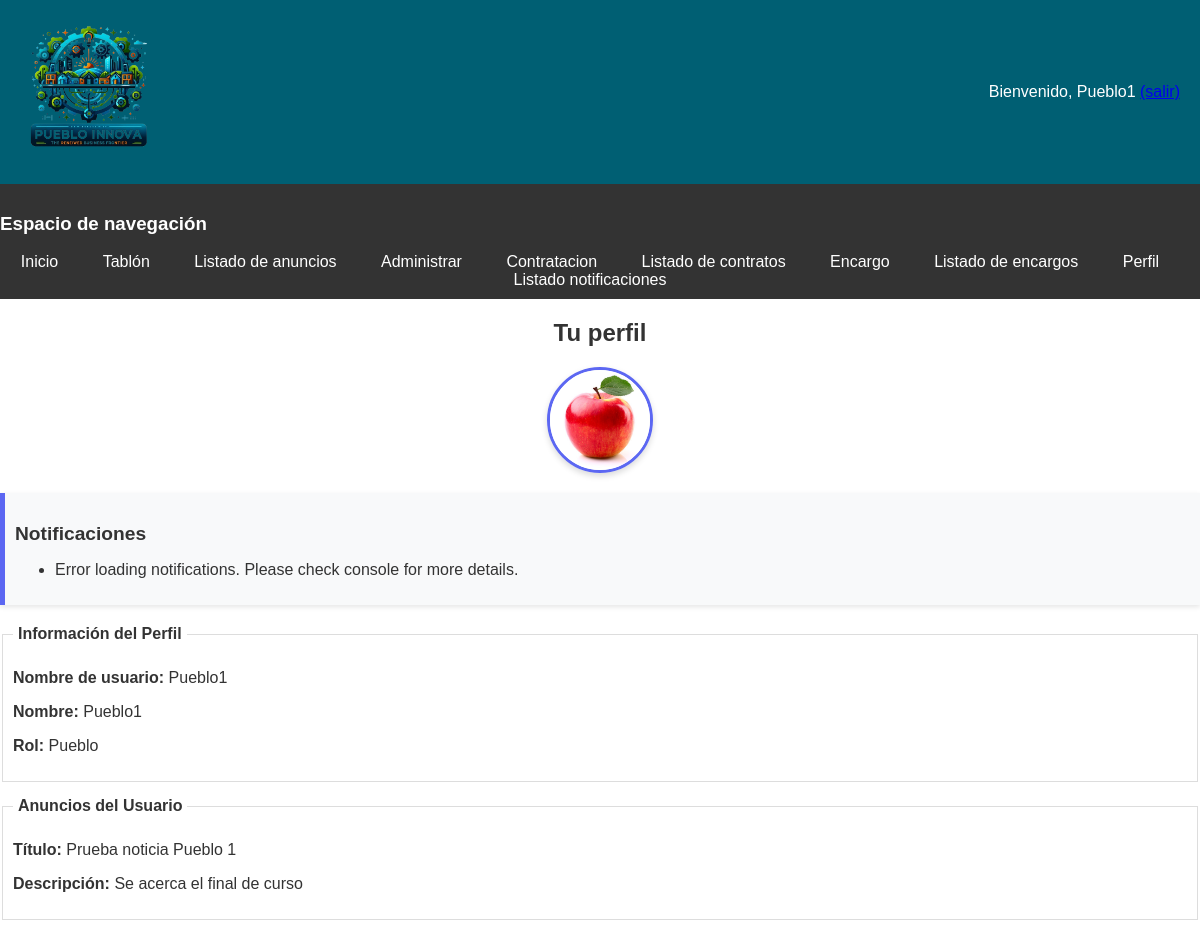
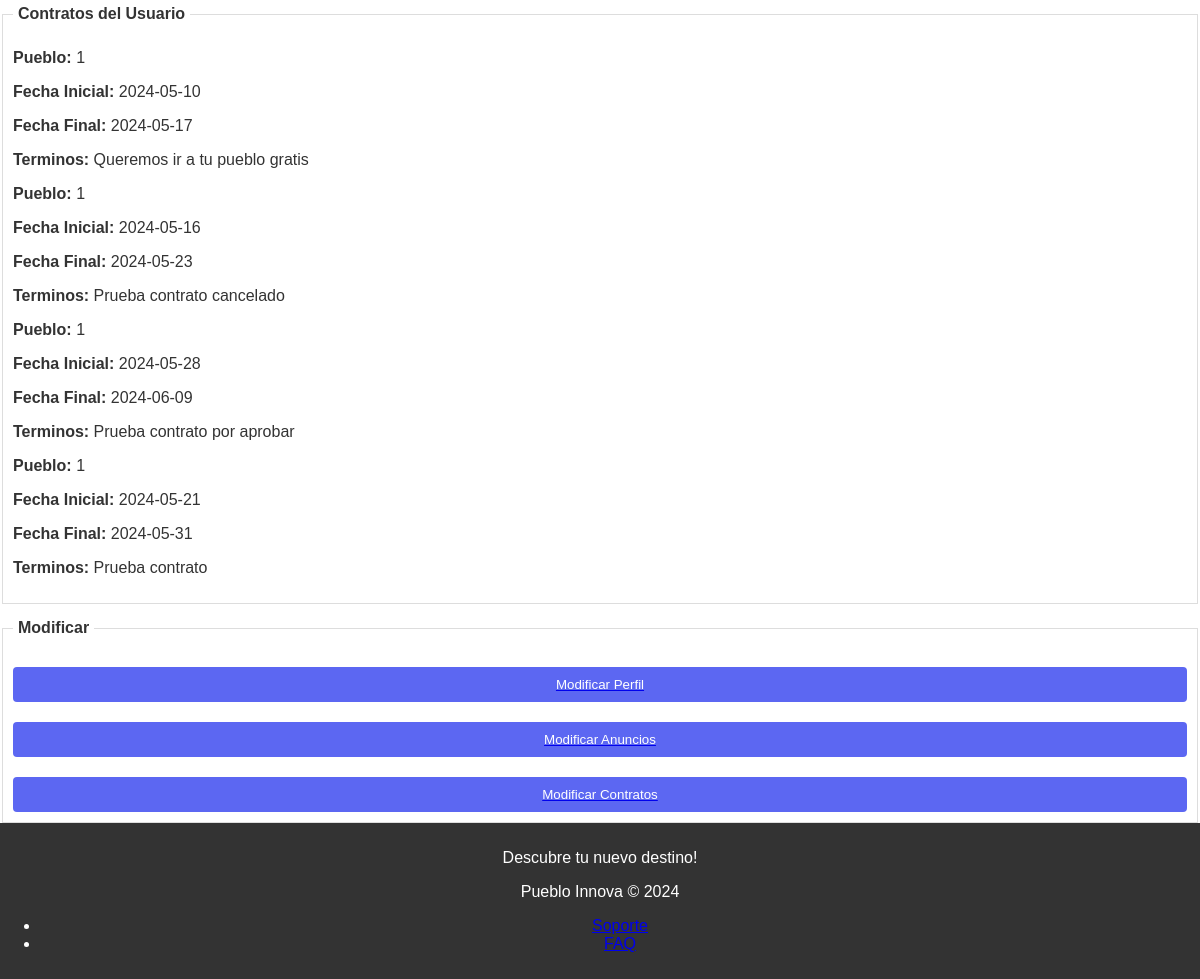
The app's page /perfil.php (signed in) with its own data (2 pictures, top to bottom).
### tables this page shows
CREATE TABLE `usuarios` (
  `id` int(11) NOT NULL,
  `nombreUsuario` varchar(30) NOT NULL,
  `password` varchar(70) NOT NULL,
  `nombre` varchar(50) NOT NULL,
  `rol` int(11) NOT NULL,
  `nombreImg` varchar(70) NOT NULL COMMENT 'Nombre la foto de perfil. Calcula la ruta en carpetas'
);

CREATE TABLE `anuncios` (
  `id` int(11) NOT NULL,
  `titulo` varchar(255) NOT NULL,
  `descripcion` text NOT NULL,
  `contacto` varchar(255) DEFAULT NULL,
  `fecha_publicacion` datetime NOT NULL DEFAULT current_timestamp(),
  `idAutor` int(11) NOT NULL,
  `anuncioImg` varchar(70) NOT NULL
);

CREATE TABLE `contratos` (
  `id` int(11) NOT NULL,
  `idEmpresa` int(11) NOT NULL,
  `idPueblo` int(11) NOT NULL,
  `fechaInicial` date NOT NULL,
  `fechaFinal` date NOT NULL,
  `terminos` varchar(256) NOT NULL,
  `estado` int(11) NOT NULL
);

### includes/clases/Usuario.php (called while the page is built, shortened)
<?php
class Usuario
{
    private $nombreUsuario;
    private $nombre;
    private $rol;
    private $nombreImg;
    private function __construct($nombreUsuario, $password, $nombre, $rol, $nombreImg, $id = null)
    {
        $this->nombreUsuario = $nombreUsuario;
        $this->nombre = $nombre;
        $this->rol = $rol;
        $this->nombreImg = $nombreImg;
    }
    public static function buscaPorId($idUsuario)
    {
        $conn = Aplicacion::getInstance()->getConexionBd();
        $query = sprintf("SELECT * FROM usuarios WHERE id=%d", $idUsuario);
        $rs = $conn->query($query);
        $result = false;
        if ($rs) {
            $fila = $rs->fetch_assoc();
            if ($fila) {
                $result = new Usuario($fila['nombreUsuario'], $fila['password'], $fila['nombre'], $fila['rol'], $fila['nombreImg'], $fila['id']);
            }
        } else {
            error_log("Error BD ({$conn->errno}): {$conn->error}");
        }
        return $result;
    }
    public function getNombreUsuario()
    {
        return $this->nombreUsuario;
    }
    public function getNombre()
    {
        return $this->nombre;
    }
    public function getRol()
    {
        return $this->rol;
    }
    public function getNombreImg()
    {
        return $this->nombreImg;
    }
}
?>

### includes/clases/Anuncio.php (called while the page is built, shortened)
<?php
class Anuncio
{
    private $titulo;
    private $descripcion;
    public function __construct($titulo, $descripcion, $usuarioId, $contacto, $anuncioImg, $id = null)
    {
        $this->titulo = $titulo;
        $this->descripcion = $descripcion;
    }
    public function getTitulo()
    {
        return $this->titulo;
    }
    public function getDescripcion()
    {
        return $this->descripcion;
    }
    public static function getAnunciosByUserId($usuarioId)
    {
        $conn = Aplicacion::getInstance()->getConexionBd();
        $query = sprintf("SELECT * FROM anuncios WHERE idAutor = %d", $usuarioId);
        $result = $conn->query($query);
        $anuncios = [];
        if ($result) {
            while ($fila = $result->fetch_assoc()) {
                $anuncios[] = new self($fila['titulo'], $fila['descripcion'], $fila['idAutor'], $fila['contacto'], $fila['anuncioImg'], $fila['id']);
            }
        } else {
            error_log("Error BD ({$conn->errno}): {$conn->error}");
        }
        return $anuncios;
    }
}
?>

### includes/clases/Contrato.php (called while the page is built, shortened)
<?php
require_once __DIR__.'/../../includes/clases/Usuario.php';
class Contrato
{
    private $idPueblo;
    private $fechaInicial;
    private $fechaFinal;
    private $terminos;
    public function __construct($idEmpresa, $idPueblo, $fechaInicial, $fechaFinal, $terminos, $estado = self::ESPERA_ESTADO, $id = null)
    {
        $this->idPueblo = $idPueblo;
        $this->fechaInicial = $fechaInicial;
        $this->fechaFinal = $fechaFinal;
        $this->terminos = $terminos;
    }
    public function getIdPueblo()
    {
        return $this->idPueblo;
    }
    public function getTerminos()
    {
        return $this->terminos;
    }
    public function getFechaInicial()
    {
        return $this->fechaInicial;
    }
    public function getFechaFinal()
    {
        return $this->fechaFinal;
    }
    public static function buscaContratosPorPueblo($idPueblo)
    {
        $conn = Aplicacion::getInstance()->getConexionBd();
        $query = sprintf("SELECT * FROM contratos WHERE idPueblo=%d", $idPueblo);
        $rs = $conn->query($query);
        $contratos = [];
        if ($rs) {
            while ($fila = $rs->fetch_assoc()) {
                $contratos[] = new Contrato($fila['idEmpresa'], $fila['idPueblo'], $fila['fechaInicial'], $fila['fechaFinal'], $fila['terminos'], $fila['estado'], $fila['id']);
            }
        }
        return $contratos;
    }
}
?>

### includes/formularios/FormularioPerfil.php (the view, shortened to what this page needs)
<?php
require_once __DIR__.'/../../includes/clases/Usuario.php';
require_once __DIR__.'/../../includes/clases/Anuncio.php';
require_once __DIR__.'/../../includes/clases/Contrato.php';
require_once 'Formulario.php';
class FormularioPerfil extends Formulario
{
    protected function generaCamposFormulario(&$datos) {
        $usuario = Usuario::buscaPorId($_SESSION['id']);
        $nombreUsuario = $usuario->getNombreUsuario();
        $nombre = $usuario->getNombre();
        $rol = $this->nombreRol($usuario->getRol());
        $anuncios = Anuncio::getAnunciosByUserId($_SESSION['id']);
        $contratos = [];
        switch ($usuario->getRol()) {
            case Usuario::PUEBLO_ROLE:
                $contratos = Contrato::buscaContratosPorPueblo($_SESSION['id']);
                break;
        }
        $html = <<<EOF
        <fieldset>
            <legend>Información del Perfil</legend>
            <div>
                <p><strong>Nombre de usuario:</strong> $nombreUsuario</p>
            </div>
            <div>
                <p><strong>Nombre:</strong> $nombre</p>
            </div>
            <div>
                <p><strong>Rol:</strong> $rol</p>
            </div>
        </fieldset>
        EOF;
        if (!empty($anuncios)) {
            $html .= '<fieldset><legend>Anuncios del Usuario</legend>';
            foreach ($anuncios as $anuncio) {
                $html .= '<div>';
                $html .= '<p><strong>Título:</strong> ' . $anuncio->getTitulo() . '</p>';
                $html .= '<p><strong>Descripción:</strong> ' . $anuncio->getDescripcion() . '</p>';
                $html .= '</div>';
            }
            $html .= '</fieldset>';
        }
        if (!empty($contratos)) {
            $html .= '<fieldset><legend>Contratos del Usuario</legend>';
            foreach ($contratos as $contrato) {
                $html .= '<div>';
                $html .= '<p><strong>Pueblo:</strong> ' . $contrato->getIdPueblo() . '</p>';
                $html .= '<p><strong>Fecha Inicial:</strong> ' . $contrato->getFechaInicial() . '</p>';
                $html .= '<p><strong>Fecha Final:</strong> ' . $contrato->getFechaFinal() . '</p>';
                $html .= '<p><strong>Terminos:</strong> ' . $contrato->getTerminos() . '</p>';
                $html .= '</div>';
            }
            $html .= '</fieldset>';
        }
        $html .= <<<EOF
        <fieldset>
            <legend>Modificar</legend>
            <div>
                <a href="perfilModificar.php"><button type="button">Modificar Perfil</button></a>
                <a href="anuncioModificar.php"><button type="button">Modificar Anuncios</button></a>
                <a href="contratoModificar.php"><button type="button">Modificar Contratos</button></a>
            </div>
        </fieldset>
        EOF;
        return $html;
    }
    private function nombreRol($rolNum) {
        switch ($rolNum) {
            case Usuario::PUEBLO_ROLE:
                return 'Pueblo';
        }
    }
}

### perfil.php (shortened to what this page needs)
<?php
require_once __DIR__.'/includes/clases/Usuario.php';
require_once __DIR__.'/includes/formularios/FormularioPerfil.php';
$usuario = Usuario::buscaPorId($_SESSION['id']);
$rutaImagenDefecto = 'imagenes/default.png';
$rutaImagenBD = $rutaImagenDefecto;
if ($usuario) {
    $rutaImagenBD = $usuario->getNombreImg() ?: $rutaImagenDefecto;
}
$rutaImagen = $rutaImagenBD;
$form = new FormularioPerfil();
$htmlFormNewAd = $form->gestiona();
$contenidoPrincipal = <<<EOS
<h1>Tu perfil</h1>
<div id="perfil">
<img src="$rutaImagen" alt="Foto de perfil" style="width: 100px; height: 100px; border-radius: 50%;">
<div id="notificaciones" style="background-color: #f8f9fa; padding: 10px; margin-bottom: 20px;">
    <h2>Notificaciones</h2>
    <ul id="notification-list">
    </ul>
</div>
$htmlFormNewAd
EOS;
require __DIR__.'/includes/vistas/plantillas/plantilla.php';
?>

### css/prueba.css (style rules this page uses)
body { font-family: 'Arial', sans-serif; background-color: #f5f5f5; color: #333; padding: 20px; margin: 0; }
fieldset { border: 1px solid #ddd; padding: 10px; margin-top: 15px; }
legend { padding: 0 5px; font-weight: bold; }
input[type="text"], input[type="password"], input[type="email"], input[type="number"], input[type="submit"], select, button { width: 100%; padding: 10px; margin-top: 5px; border: 1px solid #ccc; border-radius: 4px; }
input[type="submit"], button { background-color: #008cba; color: white; border: none; cursor: pointer; margin-top: 15px; }

### css/perfil.css (style rules this page uses)
:root { --primary-color: #5c67f2; --hover-color: #4a54e1; --text-color: #333; --background-notification: #f8f9fa; --border-radius: 4px; --box-shadow-light: 0 2px 5px rgba(0, 0, 0, 0.1); --box-shadow-heavy: 0 3px 6px rgba(0, 0, 0, 0.15); --spacing-unit: 20px; }
body { font-family: 'Arial', sans-serif; margin: 0; padding: 0; background-color: #fff; }
#perfil img { width: 150px; height: 150px; border-radius: 50%; border: 3px solid var(--primary-color); box-shadow: var(--box-shadow-heavy); display: block; margin: 0 auto; margin-top: var(--spacing-unit); }
#notificaciones { background-color: var(--background-notification); border-left: 5px solid var(--primary-color); padding: 15px; margin-top: var(--spacing-unit); box-shadow: var(--box-shadow-light); margin-bottom: var(--spacing-unit); }
h1 { color: var(--text-color); font-size: 1.5em; text-align: center; }
h2 { color: var(--text-color); font-size: 1.2em; margin-top: 0; padding-top: var(--spacing-unit); }
button { background-color: var(--primary-color); color: white; border: none; padding: 10px 20px; border-radius: var(--border-radius); cursor: pointer; transition: background-color 0.3s ease; display: block; width: 100%; box-sizing: border-box; margin-top: var(--spacing-unit); }

### records on screen
usuarios: nombreImg (picture), nombreUsuario "Pueblo1", nombre "Pueblo1", rol "Pueblo"
anuncios: titulo "Prueba noticia Pueblo 1", descripcion "Se acerca el final de curso"
contratos: idPueblo "1", fechaInicial "2024-05-10", fechaFinal "2024-05-17", terminos "Queremos ir a tu pueblo gratis"
contratos: idPueblo "1", fechaInicial "2024-05-16", fechaFinal "2024-05-23", terminos "Prueba contrato cancelado"
contratos: idPueblo "1", fechaInicial "2024-05-28", fechaFinal "2024-06-09", terminos "Prueba contrato por aprobar"
contratos: idPueblo "1", fechaInicial "2024-05-21", fechaFinal "2024-05-31", terminos "Prueba contrato"

### other values on screen
$_SESSION['nombre'] "Pueblo1"
